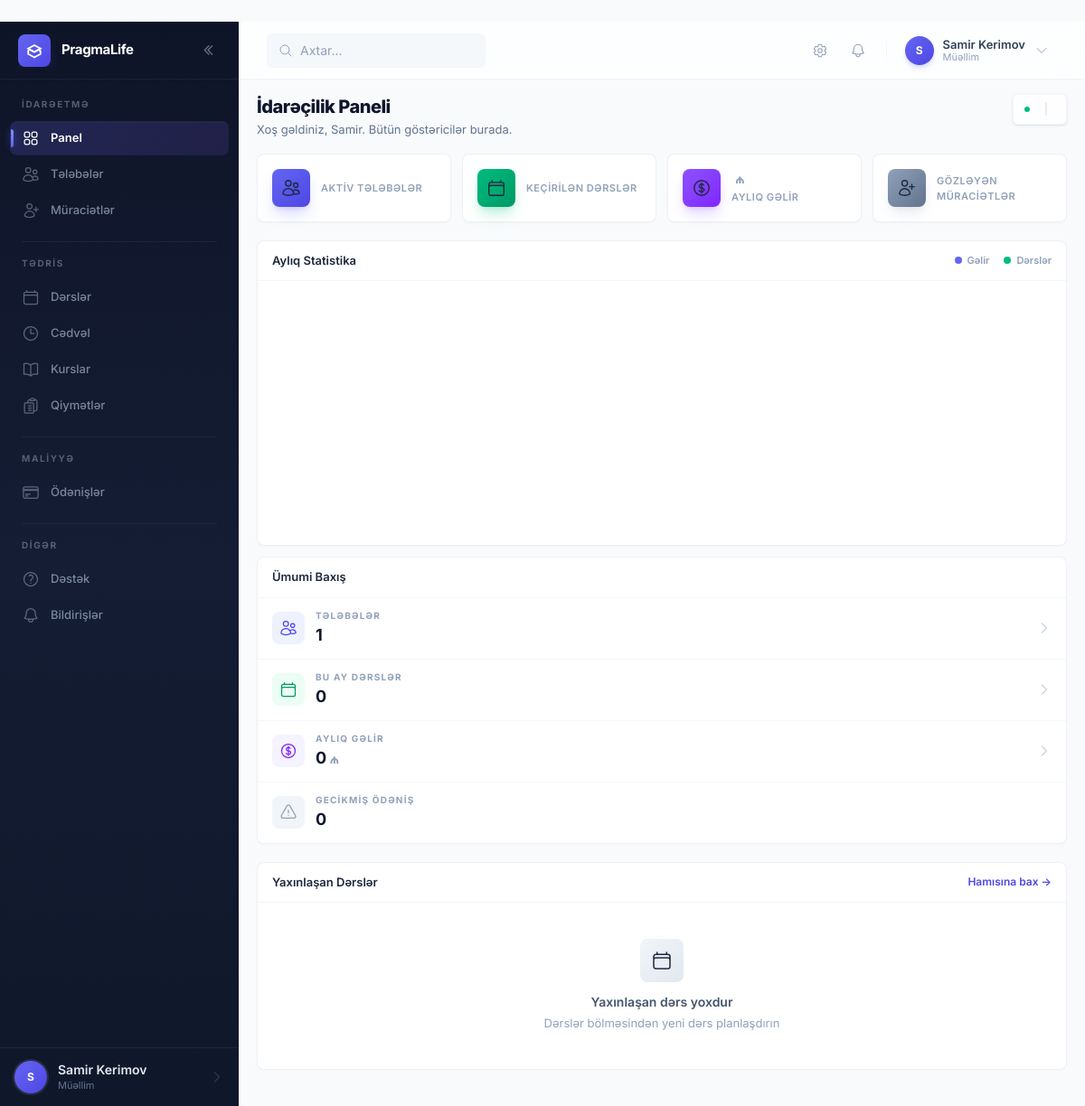
Before: /dashboard/ (signed in) with the older database file.
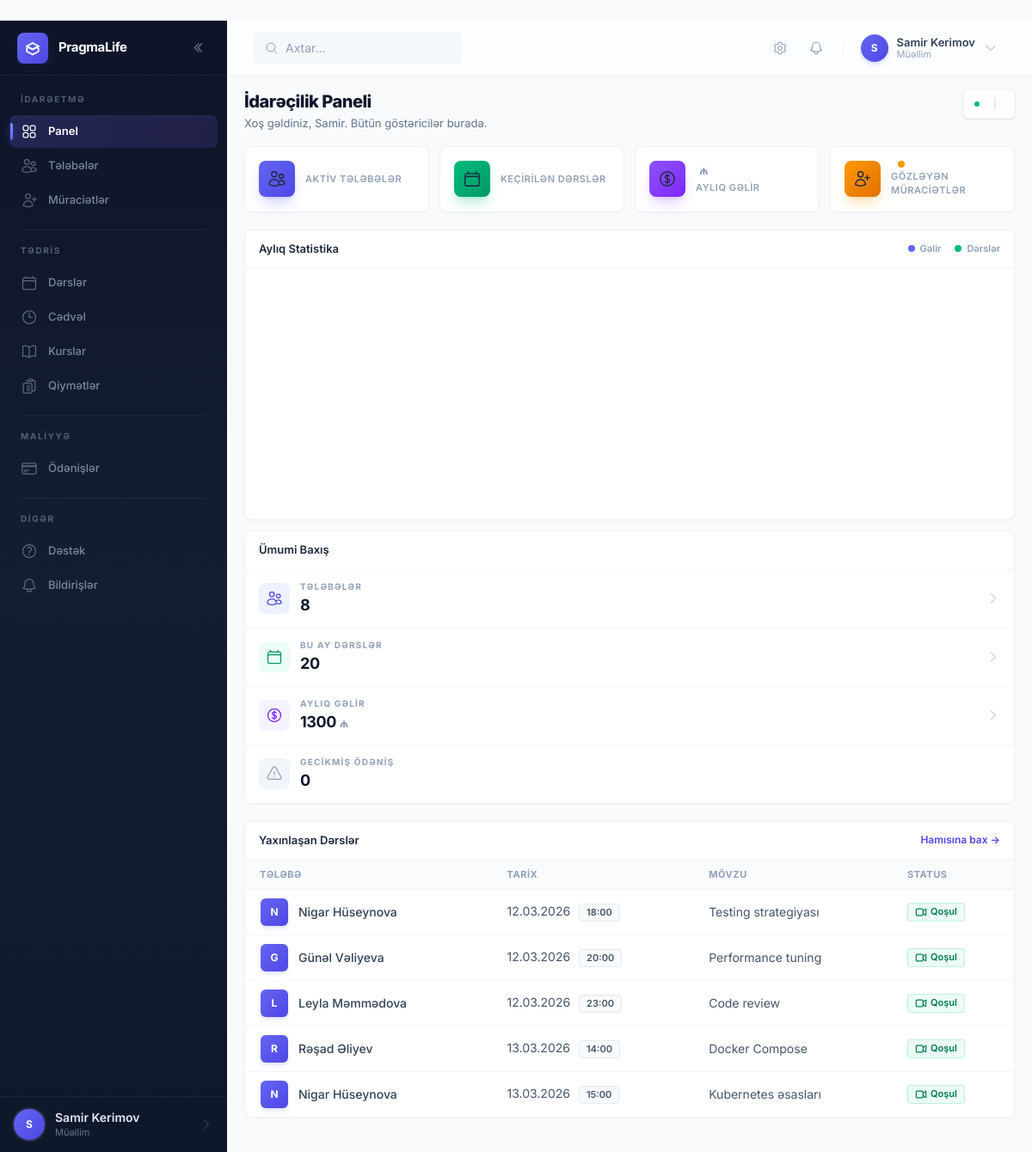
After: the same page with the newer database file.
### apps/bookings/models.py (models this page shows, shortened)
class Booking(BaseModel):
    class Status(models.TextChoices):
        PENDING = 'pending', 'Gözləmədə'
        CONFIRMED = 'confirmed', 'Təsdiqləndi'
        COMPLETED = 'completed', 'Tamamlandı'
        CANCELLED = 'cancelled', 'Ləğv edildi'
        NO_SHOW = 'no_show', 'Görünmədi'
        RESCHEDULED = 'rescheduled', 'Yenidən planlandı'
    class LessonType(models.TextChoices):
        STANDARD = 'standard', 'Standart dərs'
        TRIAL = 'trial', 'Sınaq dərsi'
        CONSULTATION = 'consultation', 'Məsləhət'
        REVIEW = 'review', 'Təkrar dərs'
    student = models.ForeignKey(
        'users.User',
        on_delete=models.CASCADE,
        related_name='bookings',
        verbose_name='Tələbə'
    )
    slot = models.OneToOneField(
        AvailabilitySlot,
        on_delete=models.CASCADE,
        related_name='booking',
        verbose_name='Vaxt slotu'
    )
    course = models.ForeignKey(
        'courses.Course',
        on_delete=models.SET_NULL,
        null=True,
        blank=True,
        related_name='bookings',
        verbose_name='Kurs'
    )
    lesson_type = models.CharField(
        max_length=20,
        choices=LessonType.choices,
        default=LessonType.STANDARD,
        verbose_name='Dərs növü'
    )
    status = models.CharField(
        max_length=20,
        choices=Status.choices,
        default=Status.PENDING,
        verbose_name='Status'
    )
    topic = models.CharField(
        max_length=255,
        blank=True,
        verbose_name='Mövzu'
    )
    student_notes = models.TextField(
        blank=True,
        verbose_name='Tələbə qeydləri'
    )
    teacher_notes = models.TextField(
        blank=True,
        verbose_name='Müəllim qeydləri'
    )
    meet_link = models.URLField(
        blank=True,
        verbose_name='Google Meet linki'
    )
    recording_url = models.URLField(
        blank=True,
        verbose_name='Qeyd URL'
    )
    price = models.DecimalField(
        max_digits=8,
        decimal_places=2,
        default=25.00,
        verbose_name='Qiymət (AZN)'
    )
    is_paid = models.BooleanField(default=False, verbose_name='Ödənilib')
    completed_at = models.DateTimeField(
        null=True,
        blank=True,
        verbose_name='Tamamlanma tarixi'
    )
    cancelled_at = models.DateTimeField(
        null=True,
        blank=True,
        verbose_name='Ləğvetmə tarixi'
    )
    cancellation_reason = models.TextField(
        blank=True,
        verbose_name='Ləğvetmə səbəbi'
    )
    class Meta:
        db_table = 'bookings_booking'
        verbose_name = 'Rezervasiya'
        verbose_name_plural = 'Rezervasiyalar'
        ordering = ['-slot__start_time']
        indexes = [
            models.Index(fields=['student', 'status']),
            models.Index(fields=['status', 'is_paid']),
        ]

class AvailabilitySlot(BaseModel):
    start_time = models.DateTimeField(
        validators=[validate_future_datetime],
        verbose_name='Başlama vaxtı'
    )
    end_time = models.DateTimeField(verbose_name='Bitmə vaxtı')
    is_reserved = models.BooleanField(default=False, verbose_name='Reserv edilib')
    is_active = models.BooleanField(default=True, verbose_name='Aktivdir')
    class Meta:
        db_table = 'bookings_availability_slot'
        verbose_name = 'Əlçatan Slot'
        verbose_name_plural = 'Əlçatan Slotlar'
        ordering = ['start_time']
        indexes = [
            models.Index(fields=['start_time', 'is_reserved']),
            models.Index(fields=['is_reserved', 'is_active']),
        ]

### apps/users/models.py (models this page shows, shortened)
class User(AbstractBaseUser, PermissionsMixin):
    class Role(models.TextChoices):
        TEACHER = 'teacher', 'Müəllim'
        STUDENT = 'student', 'Tələbə'
    id = models.UUIDField(primary_key=True, default=uuid.uuid4, editable=False)
    email = models.EmailField(unique=True, verbose_name='Email')
    first_name = models.CharField(max_length=100, verbose_name='Ad')
    last_name = models.CharField(max_length=100, verbose_name='Soyad')
    role = models.CharField(
        max_length=10,
        choices=Role.choices,
        default=Role.STUDENT,
        verbose_name='Rol'
    )
    phone = models.CharField(
        max_length=20,
        blank=True,
        validators=[validate_phone_number],
        verbose_name='Telefon'
    )
    avatar = models.ImageField(
        upload_to='avatars/',
        blank=True,
        verbose_name='Profil şəkli'
    )
    is_active = models.BooleanField(default=True, verbose_name='Aktivdir')
    is_staff = models.BooleanField(default=False, verbose_name='Admin heyəti')
    date_joined = models.DateTimeField(default=timezone.now, verbose_name='Qeydiyyat tarixi')
    created_at = models.DateTimeField(auto_now_add=True)
    updated_at = models.DateTimeField(auto_now=True)
    objects = UserManager()
    USERNAME_FIELD = 'email'
    REQUIRED_FIELDS = ['first_name', 'last_name']
    class Meta:
        db_table = 'users_user'
        verbose_name = 'İstifadəçi'
        verbose_name_plural = 'İstifadəçilər'
        ordering = ['-date_joined']
    def get_full_name(self) -> str:
        return f"{self.first_name} {self.last_name}".strip()
    @property
    def is_teacher(self) -> bool:
        return self.role == self.Role.TEACHER

### apps/analytics/views.py (the view)
# urls.py: path('', views.DashboardView.as_view(), name='dashboard'),
class DashboardView(LoginRequiredMixin, TemplateView):
    template_name = 'analytics/dashboard.html'
    def get_context_data(self, **kwargs):
        context = super().get_context_data(**kwargs)
        context['page_title'] = 'İdarəçilik Paneli'
        context.update(self._get_stats())
        return context
    def _get_stats(self) -> dict:
        try:
            from apps.users.models import User, StudentProfile
            from apps.bookings.models import Booking
            from apps.payments.models import Payment
            from django.utils import timezone
            from django.db.models import Count, Sum
            from datetime import timedelta
            now = timezone.now()
            this_month_start = now.replace(day=1, hour=0, minute=0, second=0)
            total_students = User.objects.filter(role='student', is_active=True).count()
            pending_students = StudentProfile.objects.filter(
                status=StudentProfile.Status.PENDING
            ).count()
            this_month_bookings = Booking.objects.filter(
                slot__start_time__gte=this_month_start
            ).count()
            upcoming_bookings = Booking.objects.filter(
                slot__start_time__gte=now,
                status=Booking.Status.CONFIRMED
            ).order_by('slot__start_time')[:5].select_related('student', 'slot')
            monthly_revenue = Payment.objects.filter(
                status=Payment.Status.COMPLETED,
                paid_at__gte=this_month_start
            ).aggregate(total=Sum('amount'))['total'] or 0
            overdue_count = Payment.objects.filter(
                status=Payment.Status.OVERDUE
            ).count()
            month_labels = []
            monthly_revenue_data = []
            monthly_bookings_data = []
            az_months = {
                1: 'Yan', 2: 'Fev', 3: 'Mar', 4: 'Apr', 5: 'May', 6: 'İyn',
                7: 'İyl', 8: 'Avq', 9: 'Sen', 10: 'Okt', 11: 'Noy', 12: 'Dek'
            }
            for i in range(5, -1, -1):
                target = now - timedelta(days=30 * i)
                month_start = target.replace(day=1, hour=0, minute=0, second=0, microsecond=0)
                if target.month == 12:
                    month_end = month_start.replace(year=target.year + 1, month=1)
                else:
                    month_end = month_start.replace(month=target.month + 1)
                month_labels.append(az_months.get(target.month, ''))
                rev = Payment.objects.filter(
                    status=Payment.Status.COMPLETED,
                    paid_at__gte=month_start,
                    paid_at__lt=month_end
                ).aggregate(total=Sum('amount'))['total'] or 0
                monthly_revenue_data.append(float(rev))
                bk = Booking.objects.filter(
                    slot__start_time__gte=month_start,
                    slot__start_time__lt=month_end
                ).count()
                monthly_bookings_data.append(bk)
            return {
                'total_students': total_students,
                'pending_students': pending_students,
                'this_month_bookings': this_month_bookings,
                'upcoming_bookings': upcoming_bookings,
                'monthly_revenue': monthly_revenue,
                'overdue_count': overdue_count,
                'month_labels': json.dumps(month_labels),
                'monthly_revenue_data': json.dumps(monthly_revenue_data),
                'monthly_bookings_data': json.dumps(monthly_bookings_data),
            }
        except Exception:
            return {}

### core/context_processors.py (called while the page is built)
def lms_globals(request) -> dict:
    return {
        'LESSON_PRICE': getattr(settings, 'LESSON_PRICE', Decimal('25.00')),
        'APP_NAME': 'LMS Platform',
        'APP_VERSION': '1.0.0',
        'is_teacher': (
            request.user.is_authenticated
            and request.user.role == 'teacher'
        ),
        'is_student': (
            request.user.is_authenticated
            and request.user.role == 'student'
        ),
    }

### templates/analytics/dashboard.html (shortened to what the changed rows need)
﻿{% extends 'base.html' %}
{% block breadcrumb %}
<div class="page-header">
    <div>
        <h1 class="page-title">İdarəçilik Paneli</h1>
    </div>
</div>
{% endblock %}
{% block content %}
<div class="grid grid-cols-2 lg:grid-cols-4 gap-3 mb-5">
    <div class="card-hover group p-4">
        <div class="flex items-center gap-3">
            <div>
                <div class="flex items-center gap-2">
                    {% if pending_students > 0 %}<span class="h-2 w-2 rounded-full bg-amber-500 animate-pulse-dot"></span>{% endif %}
                </div>
            </div>
        </div>
    </div>
</div>
<div class="grid grid-cols-1 xl:grid-cols-3 gap-3 mb-5">
    <div class="card-hover">
        <div class="divide-y divide-slate-100/80">
            <a href="{% url 'users:student-list' %}" class="flex items-center gap-3 px-4 py-3 transition hover:bg-primary-50/30 group">
                <div class="min-w-0 flex-1">
                    <p class="text-[10px] font-bold uppercase tracking-[.12em] text-slate-400">Tələbələr</p>
                    <p class="text-lg font-bold text-slate-900 tracking-tight">{{ total_students|default:0 }}</p>
                </div>
            </a>
            <a href="{% url 'bookings:list' %}" class="flex items-center gap-3 px-4 py-3 transition hover:bg-emerald-50/30 group">
                <div class="min-w-0 flex-1">
                    <p class="text-[10px] font-bold uppercase tracking-[.12em] text-slate-400">Bu ay dərslər</p>
                    <p class="text-lg font-bold text-slate-900 tracking-tight">{{ this_month_bookings|default:0 }}</p>
                </div>
            </a>
            <a href="{% url 'payments:list' %}" class="flex items-center gap-3 px-4 py-3 transition hover:bg-violet-50/30 group">
                <div class="min-w-0 flex-1">
                    <p class="text-[10px] font-bold uppercase tracking-[.12em] text-slate-400">Aylıq gəlir</p>
                    <p class="text-lg font-bold text-slate-900 tracking-tight">{{ monthly_revenue|default:0 }} <span class="text-sm text-slate-400">₼</span></p>
                </div>
            </a>
        </div>
    </div>
</div>
<div class="card-hover">
    {% if upcoming_bookings %}
    <div class="overflow-x-auto">
        <table class="data-table">
            <thead>
                <tr>
                    <th class="px-6 py-3 text-left">Tələbə</th>
                    <th class="px-6 py-3 text-left">Tarix</th>
                    <th class="px-6 py-3 text-left">Mövzu</th>
                    <th class="px-6 py-3 text-left">Status</th>
                </tr>
            </thead>
            <tbody>
                {% for booking in upcoming_bookings %}
                <tr>
                    <td class="whitespace-nowrap px-6 py-3.5">
                        <div class="flex items-center gap-3">
                            <div class="avatar avatar-sm shadow-md shadow-primary-500/15">
                                {{ booking.student.first_name|first|upper }}
                            </div>
                            <span class="text-sm font-medium text-slate-700">{{ booking.student.get_full_name }}</span>
                        </div>
                    </td>
                    <td class="whitespace-nowrap px-6 py-3.5">
                        <span class="text-sm text-slate-600">{{ booking.slot.start_time|date:"d.m.Y" }}</span>
                        <span class="ml-1.5 badge-neutral">{{ booking.slot.start_time|date:"H:i" }}</span>
                    </td>
                    <td class="px-6 py-3.5 text-sm text-slate-500">{{ booking.topic|default:"—" }}</td>
                    <td class="px-6 py-3.5">
                        {% if booking.meet_link %}
                        <a href="{{ booking.meet_link }}" target="_blank" rel="noopener"
                           class="badge-success inline-flex items-center gap-1.5">
                            Qoşul
                        </a>
                        {% else %}
                        <span class="badge-neutral inline-flex items-center gap-1.5">
                            <span class="h-1.5 w-1.5 rounded-full bg-slate-400"></span>Gözlənilir
                        </span>
                        {% endif %}
                    </td>
                </tr>
                {% endfor %}
            </tbody>
        </table>
    </div>
    {% else %}
    <div class="empty-state">
        <div class="empty-state-icon">
        </div>
        <p class="empty-state-title">Yaxınlaşan dərs yoxdur</p>
        <p class="empty-state-text">Dərslər bölməsindən yeni dərs planlaşdırın</p>
    </div>
    {% endif %}
</div>
{% endblock %}

Changed rows visible on the page:
added Booking: student.first_name|first "N", student.get_full_name "Nigar Hüseynova", slot.start_time "12.03.2026", slot.start_time "18:00", topic "Testing strategiyası"
added Booking: student.first_name|first "G", student.get_full_name "Günəl Vəliyeva", slot.start_time "12.03.2026", slot.start_time "20:00", topic "Performance tuning"
added Booking: student.first_name|first "L", student.get_full_name "Leyla Məmmədova", slot.start_time "12.03.2026", slot.start_time "23:00", topic "Code review"
added Booking: student.first_name|first "R", student.get_full_name "Rəşad Əliyev", slot.start_time "13.03.2026", slot.start_time "14:00", topic "Docker Compose"
added Booking: student.first_name|first "N", student.get_full_name "Nigar Hüseynova", slot.start_time "13.03.2026", slot.start_time "15:00", topic "Kubernetes əsasları"
Other visible differences:
{{ total_students|default:0 }}: "1" → "8"
{{ this_month_bookings|default:0 }}: "0" → "20"
{{ monthly_revenue|default:0 }}: "0" → "1300"
text no longer shown: "Yaxınlaşan dərs yoxdur Dərslər bölməsindən yeni dərs planlaşdırın"
text now shown: "TƏLƏBƏ TARIX MÖVZU STATUS"
